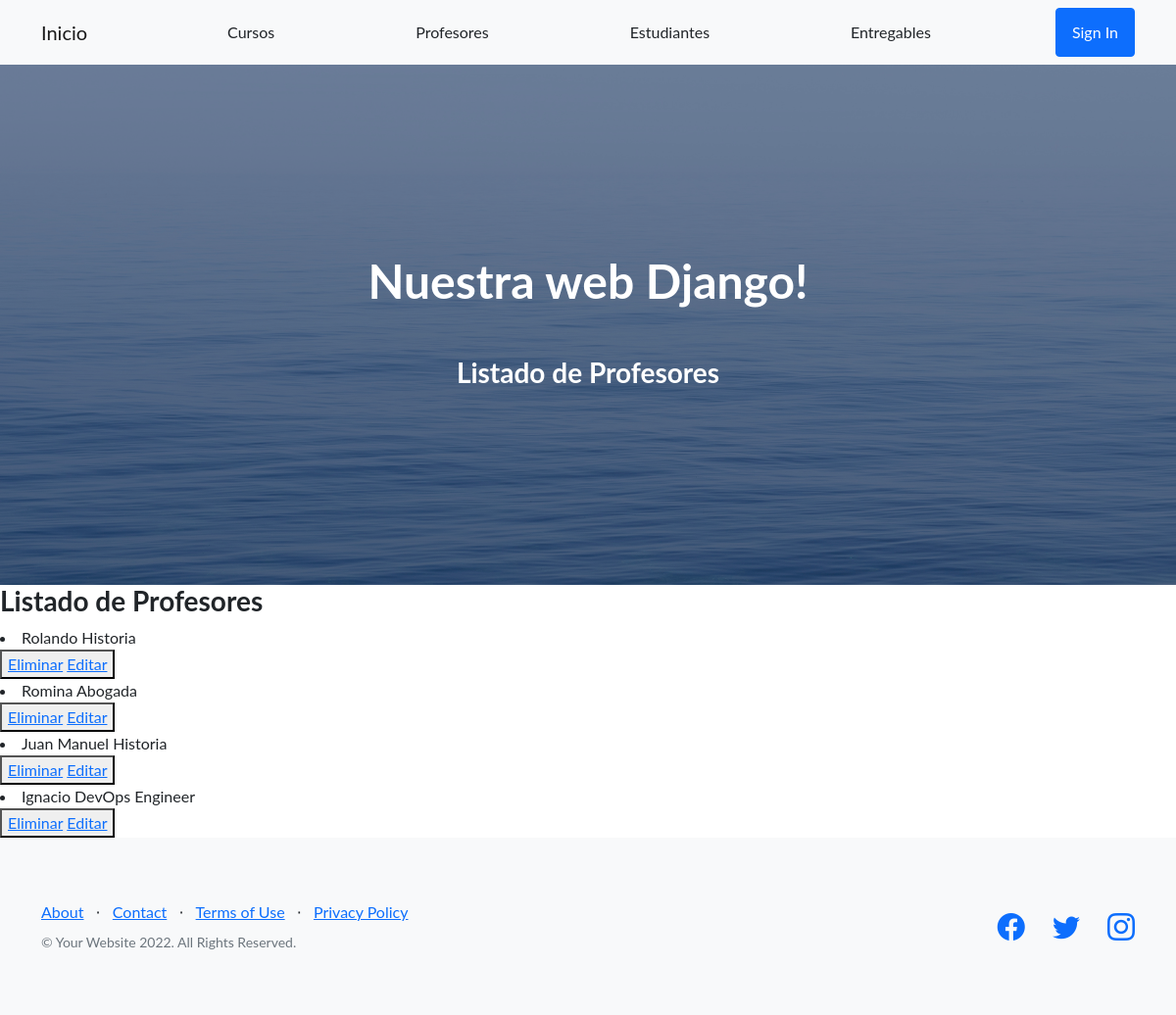
The page /AppCoder/profesores on the database its author committed.
### AppCoder/models.py (models this page shows)
class Profesor(models.Model):
    nombre = models.CharField(max_length=30)
    apellido = models.CharField(max_length=30)
    email = models.EmailField()
    profesion = models.CharField(max_length=30)
    def __str__(self) -> str:
        return self.nombre+" "+str(self.profesion)

### AppCoder/views.py (the view)
# urls.py: path('profesores', leerProfesores, name='Profesores'),
def leerProfesores(request):
    profesores = Profesor.objects.all()
    contexto = {'profesores': profesores}
    return render(request, "AppCoder/profesores.html", contexto)

### AppCoder/templates/AppCoder/profesores.html
{% extends "AppCoder/padre.html" %}
{% load static %}
{% block contenidoQueCambia %}
<h3>Listado de Profesores</h3>
{% for profesor in profesores %}
    <li>{{profesor}}</li>
    <button>
        <a href="{% url 'EliminarProfesor' profesor.nombre %}">Eliminar</a>
        <a href="{% url 'EditarProfesor' profesor.nombre %}">Editar</a>
    </button>
{% endfor %}
{% endblock %}
{% block section_name %}
<h3>Listado de Profesores</h3>
{% endblock %}

### rows shown on the page
Profesor: nombre+profesion "Rolando Historia"
Profesor: nombre+profesion "Romina Abogada"
Profesor: nombre+profesion "Juan Manuel Historia"
Profesor: nombre+profesion "Ignacio DevOps Engineer"
